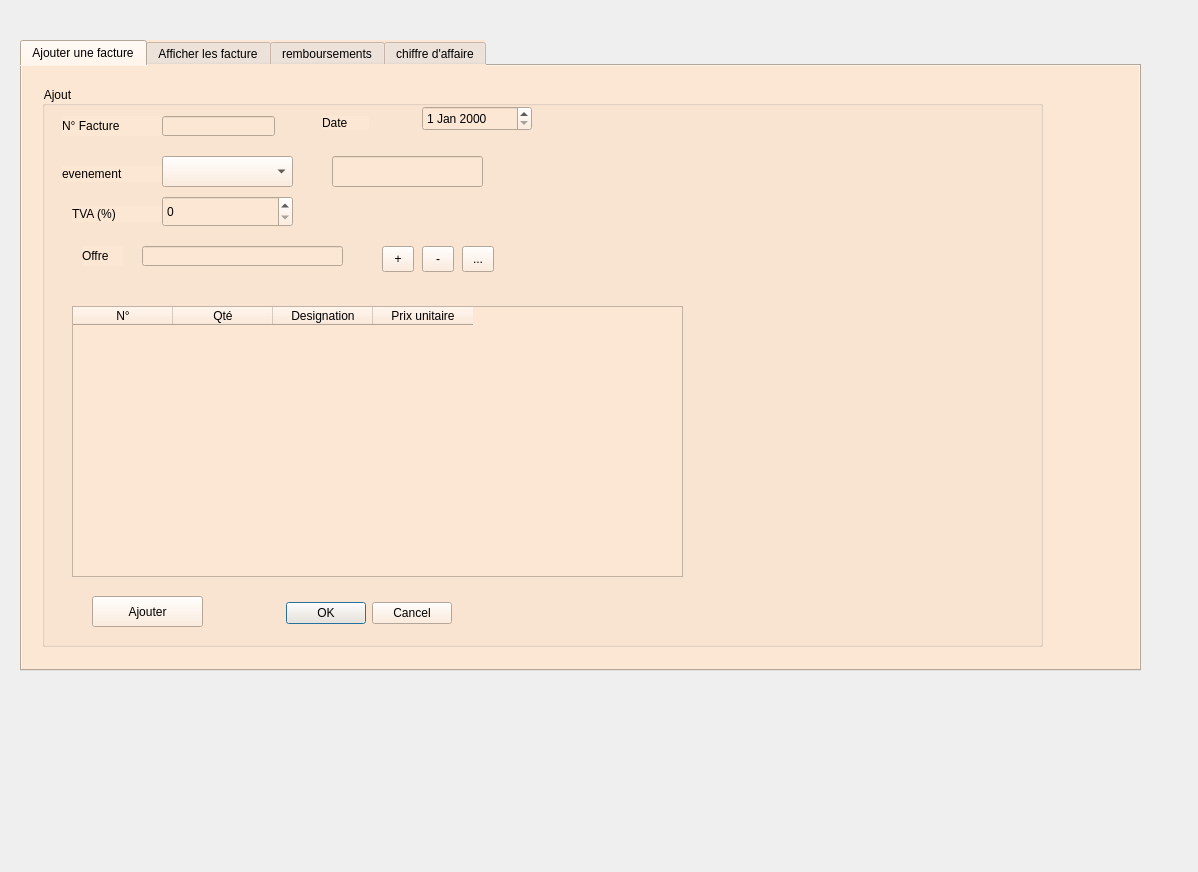
<?xml version="1.0" encoding="UTF-8"?>
<ui version="4.0">
 <class>mainwindow_facture</class>
 <widget class="QDialog" name="mainwindow_facture">
  <property name="geometry">
   <rect>
    <x>0</x>
    <y>0</y>
    <width>1198</width>
    <height>872</height>
   </rect>
  </property>
  <property name="windowTitle">
   <string>Dialog</string>
  </property>
  <widget class="QTabWidget" name="tabWidget">
   <property name="geometry">
    <rect>
     <x>20</x>
     <y>40</y>
     <width>1121</width>
     <height>631</height>
    </rect>
   </property>
   <property name="styleSheet">
    <string notr="true">background-color: rgb(252, 231, 212);</string>
   </property>
   <property name="currentIndex">
    <number>0</number>
   </property>
   <widget class="QWidget" name="tab">
    <attribute name="title">
     <string>Ajouter une facture</string>
    </attribute>
    <widget class="QGroupBox" name="af">
     <property name="geometry">
      <rect>
       <x>20</x>
       <y>20</y>
       <width>1001</width>
       <height>561</height>
      </rect>
     </property>
     <property name="title">
      <string>Ajout</string>
     </property>
     <widget class="QLabel" name="label">
      <property name="geometry">
       <rect>
        <x>20</x>
        <y>30</y>
        <width>101</width>
        <height>20</height>
       </rect>
      </property>
      <property name="text">
       <string>N° Facture</string>
      </property>
     </widget>
     <widget class="QLineEdit" name="nf">
      <property name="geometry">
       <rect>
        <x>120</x>
        <y>30</y>
        <width>113</width>
        <height>20</height>
       </rect>
      </property>
     </widget>
     <widget class="QPushButton" name="pb_ajouter">
      <property name="geometry">
       <rect>
        <x>50</x>
        <y>510</y>
        <width>111</width>
        <height>31</height>
       </rect>
      </property>
      <property name="text">
       <string>Ajouter</string>
      </property>
     </widget>
     <widget class="QLabel" name="label_10">
      <property name="geometry">
       <rect>
        <x>280</x>
        <y>30</y>
        <width>47</width>
        <height>14</height>
       </rect>
      </property>
      <property name="text">
       <string>Date</string>
      </property>
     </widget>
     <widget class="QLabel" name="label_12">
      <property name="geometry">
       <rect>
        <x>20</x>
        <y>80</y>
        <width>101</width>
        <height>16</height>
       </rect>
      </property>
      <property name="text">
       <string>evenement</string>
      </property>
     </widget>
     <widget class="QLabel" name="label_3">
      <property name="geometry">
       <rect>
        <x>40</x>
        <y>160</y>
        <width>41</width>
        <height>20</height>
       </rect>
      </property>
      <property name="text">
       <string>Offre</string>
      </property>
     </widget>
     <widget class="QToolButton" name="toolButton">
      <property name="geometry">
       <rect>
        <x>420</x>
        <y>160</y>
        <width>32</width>
        <height>26</height>
       </rect>
      </property>
      <property name="text">
       <string>...</string>
      </property>
     </widget>
     <widget class="QToolButton" name="toolButton_2">
      <property name="geometry">
       <rect>
        <x>340</x>
        <y>160</y>
        <width>32</width>
        <height>26</height>
       </rect>
      </property>
      <property name="text">
       <string>+</string>
      </property>
     </widget>
     <widget class="QToolButton" name="toolButton_3">
      <property name="geometry">
       <rect>
        <x>380</x>
        <y>160</y>
        <width>32</width>
        <height>26</height>
       </rect>
      </property>
      <property name="text">
       <string>-</string>
      </property>
     </widget>
     <widget class="QTableWidget" name="tablen">
      <property name="geometry">
       <rect>
        <x>30</x>
        <y>220</y>
        <width>611</width>
        <height>271</height>
       </rect>
      </property>
      <column>
       <property name="text">
        <string>N°</string>
       </property>
      </column>
      <column>
       <property name="text">
        <string>Qté</string>
       </property>
      </column>
      <column>
       <property name="text">
        <string>Designation</string>
       </property>
      </column>
      <column>
       <property name="text">
        <string>Prix unitaire</string>
       </property>
      </column>
     </widget>
     <widget class="QDialogButtonBox" name="buttonBox">
      <property name="geometry">
       <rect>
        <x>180</x>
        <y>510</y>
        <width>230</width>
        <height>34</height>
       </rect>
      </property>
      <property name="standardButtons">
       <set>QDialogButtonBox::Cancel|QDialogButtonBox::Ok</set>
      </property>
     </widget>
     <widget class="QLineEdit" name="off">
      <property name="geometry">
       <rect>
        <x>100</x>
        <y>160</y>
        <width>201</width>
        <height>20</height>
       </rect>
      </property>
     </widget>
     <widget class="QDateEdit" name="dateEdit">
      <property name="geometry">
       <rect>
        <x>380</x>
        <y>20</y>
        <width>110</width>
        <height>25</height>
       </rect>
      </property>
     </widget>
     <widget class="QComboBox" name="comboBox_events">
      <property name="geometry">
       <rect>
        <x>120</x>
        <y>70</y>
        <width>131</width>
        <height>31</height>
       </rect>
      </property>
     </widget>
     <widget class="QLineEdit" name="lineEdit_prix">
      <property name="geometry">
       <rect>
        <x>290</x>
        <y>70</y>
        <width>151</width>
        <height>31</height>
       </rect>
      </property>
      <property name="readOnly">
       <bool>true</bool>
      </property>
     </widget>
     <widget class="QLabel" name="label_14">
      <property name="geometry">
       <rect>
        <x>30</x>
        <y>120</y>
        <width>101</width>
        <height>16</height>
       </rect>
      </property>
      <property name="text">
       <string>TVA (%)</string>
      </property>
     </widget>
     <widget class="QSpinBox" name="spinBox_tva">
      <property name="geometry">
       <rect>
        <x>120</x>
        <y>110</y>
        <width>131</width>
        <height>31</height>
       </rect>
      </property>
     </widget>
    </widget>
   </widget>
   <widget class="QWidget" name="tab_2">
    <attribute name="title">
     <string>Afficher les facture</string>
    </attribute>
    <widget class="QTableView" name="tab_fac">
     <property name="geometry">
      <rect>
       <x>10</x>
       <y>20</y>
       <width>651</width>
       <height>331</height>
      </rect>
     </property>
    </widget>
    <widget class="QLabel" name="label_6">
     <property name="geometry">
      <rect>
       <x>680</x>
       <y>20</y>
       <width>91</width>
       <height>20</height>
      </rect>
     </property>
     <property name="text">
      <string>N° Facture</string>
     </property>
    </widget>
    <widget class="QLineEdit" name="nf2">
     <property name="geometry">
      <rect>
       <x>810</x>
       <y>20</y>
       <width>113</width>
       <height>20</height>
      </rect>
     </property>
    </widget>
    <widget class="QPushButton" name="modifier">
     <property name="geometry">
      <rect>
       <x>850</x>
       <y>290</y>
       <width>101</width>
       <height>31</height>
      </rect>
     </property>
     <property name="text">
      <string>modifier</string>
     </property>
    </widget>
    <widget class="QPushButton" name="pushButton">
     <property name="geometry">
      <rect>
       <x>40</x>
       <y>380</y>
       <width>101</width>
       <height>31</height>
      </rect>
     </property>
     <property name="text">
      <string>Trier</string>
     </property>
    </widget>
    <widget class="QComboBox" name="comboBox">
     <property name="geometry">
      <rect>
       <x>170</x>
       <y>380</y>
       <width>181</width>
       <height>31</height>
      </rect>
     </property>
     <item>
      <property name="text">
       <string>TVA</string>
      </property>
     </item>
     <item>
      <property name="text">
       <string>PRIX</string>
      </property>
     </item>
     <item>
      <property name="text">
       <string>ID_FACTURE</string>
      </property>
     </item>
    </widget>
    <widget class="QPushButton" name="pdf">
     <property name="geometry">
      <rect>
       <x>700</x>
       <y>290</y>
       <width>101</width>
       <height>31</height>
      </rect>
     </property>
     <property name="text">
      <string>pdf</string>
     </property>
    </widget>
    <widget class="QLineEdit" name="off_2">
     <property name="geometry">
      <rect>
       <x>800</x>
       <y>220</y>
       <width>201</width>
       <height>20</height>
      </rect>
     </property>
    </widget>
    <widget class="QSpinBox" name="spinBox_tva_2">
     <property name="geometry">
      <rect>
       <x>800</x>
       <y>170</y>
       <width>131</width>
       <height>31</height>
      </rect>
     </property>
    </widget>
    <widget class="QLabel" name="label_15">
     <property name="geometry">
      <rect>
       <x>680</x>
       <y>170</y>
       <width>101</width>
       <height>16</height>
      </rect>
     </property>
     <property name="text">
      <string>TVA (%)</string>
     </property>
    </widget>
    <widget class="QComboBox" name="comboBox_events_2">
     <property name="geometry">
      <rect>
       <x>780</x>
       <y>120</y>
       <width>131</width>
       <height>31</height>
      </rect>
     </property>
    </widget>
    <widget class="QLabel" name="label_16">
     <property name="geometry">
      <rect>
       <x>680</x>
       <y>120</y>
       <width>101</width>
       <height>21</height>
      </rect>
     </property>
     <property name="text">
      <string>evenement</string>
     </property>
    </widget>
    <widget class="QLabel" name="label_4">
     <property name="geometry">
      <rect>
       <x>680</x>
       <y>220</y>
       <width>41</width>
       <height>20</height>
      </rect>
     </property>
     <property name="text">
      <string>Offre</string>
     </property>
    </widget>
    <widget class="QDateEdit" name="dateEdit_2">
     <property name="geometry">
      <rect>
       <x>830</x>
       <y>70</y>
       <width>110</width>
       <height>25</height>
      </rect>
     </property>
    </widget>
    <widget class="QLineEdit" name="lineEdit_prix_2">
     <property name="geometry">
      <rect>
       <x>940</x>
       <y>120</y>
       <width>151</width>
       <height>31</height>
      </rect>
     </property>
     <property name="readOnly">
      <bool>true</bool>
     </property>
    </widget>
    <widget class="QLabel" name="label_7">
     <property name="geometry">
      <rect>
       <x>680</x>
       <y>70</y>
       <width>91</width>
       <height>20</height>
      </rect>
     </property>
     <property name="text">
      <string>date</string>
     </property>
    </widget>
    <widget class="QLineEdit" name="lineEdit">
     <property name="geometry">
      <rect>
       <x>170</x>
       <y>430</y>
       <width>181</width>
       <height>31</height>
      </rect>
     </property>
    </widget>
    <widget class="QLabel" name="label_5">
     <property name="geometry">
      <rect>
       <x>60</x>
       <y>430</y>
       <width>91</width>
       <height>31</height>
      </rect>
     </property>
     <property name="text">
      <string>recherche :</string>
     </property>
    </widget>
    <widget class="QPushButton" name="pushButton_chart">
     <property name="geometry">
      <rect>
       <x>980</x>
       <y>290</y>
       <width>112</width>
       <height>34</height>
      </rect>
     </property>
     <property name="text">
      <string>chart</string>
     </property>
    </widget>
    <widget class="QPushButton" name="pb_supprimer">
     <property name="geometry">
      <rect>
       <x>320</x>
       <y>530</y>
       <width>91</width>
       <height>31</height>
      </rect>
     </property>
     <property name="text">
      <string>Supprimer</string>
     </property>
    </widget>
    <widget class="QLabel" name="label_2">
     <property name="geometry">
      <rect>
       <x>50</x>
       <y>530</y>
       <width>111</width>
       <height>20</height>
      </rect>
     </property>
     <property name="text">
      <string>ID_Facture</string>
     </property>
    </widget>
    <widget class="QLineEdit" name="supp">
     <property name="geometry">
      <rect>
       <x>170</x>
       <y>530</y>
       <width>113</width>
       <height>20</height>
      </rect>
     </property>
    </widget>
   </widget>
   <widget class="QWidget" name="tab_4">
    <attribute name="title">
     <string>remboursements</string>
    </attribute>
    <widget class="QGroupBox" name="groupBox">
     <property name="geometry">
      <rect>
       <x>60</x>
       <y>70</y>
       <width>361</width>
       <height>431</height>
      </rect>
     </property>
     <property name="title">
      <string>creer nouveau</string>
     </property>
     <widget class="QLabel" name="label_8">
      <property name="geometry">
       <rect>
        <x>30</x>
        <y>70</y>
        <width>91</width>
        <height>20</height>
       </rect>
      </property>
      <property name="text">
       <string>id facture :</string>
      </property>
     </widget>
     <widget class="QComboBox" name="comboBox_remb">
      <property name="geometry">
       <rect>
        <x>180</x>
        <y>55</y>
        <width>111</width>
        <height>41</height>
       </rect>
      </property>
     </widget>
     <widget class="QLabel" name="label_9">
      <property name="geometry">
       <rect>
        <x>30</x>
        <y>190</y>
        <width>111</width>
        <height>20</height>
       </rect>
      </property>
      <property name="text">
       <string>pourcentage</string>
      </property>
     </widget>
     <widget class="QSpinBox" name="spinBox_remb">
      <property name="geometry">
       <rect>
        <x>180</x>
        <y>160</y>
        <width>111</width>
        <height>51</height>
       </rect>
      </property>
     </widget>
     <widget class="QPushButton" name="pushButton_remb">
      <property name="geometry">
       <rect>
        <x>100</x>
        <y>290</y>
        <width>112</width>
        <height>34</height>
       </rect>
      </property>
      <property name="text">
       <string>ajouter</string>
      </property>
     </widget>
     <widget class="QLabel" name="label_11">
      <property name="geometry">
       <rect>
        <x>30</x>
        <y>120</y>
        <width>101</width>
        <height>31</height>
       </rect>
      </property>
      <property name="text">
       <string>prix originale :</string>
      </property>
     </widget>
     <widget class="QLabel" name="label_13">
      <property name="geometry">
       <rect>
        <x>30</x>
        <y>240</y>
        <width>131</width>
        <height>31</height>
       </rect>
      </property>
      <property name="text">
       <string>valeur remboursé :</string>
      </property>
     </widget>
     <widget class="QLineEdit" name="lineEdit_prix_originale">
      <property name="geometry">
       <rect>
        <x>182</x>
        <y>114</y>
        <width>111</width>
        <height>31</height>
       </rect>
      </property>
      <property name="readOnly">
       <bool>true</bool>
      </property>
     </widget>
     <widget class="QLineEdit" name="lineEdit_valeur_rembourse">
      <property name="geometry">
       <rect>
        <x>180</x>
        <y>230</y>
        <width>111</width>
        <height>41</height>
       </rect>
      </property>
      <property name="readOnly">
       <bool>true</bool>
      </property>
     </widget>
    </widget>
    <widget class="QTableView" name="tableView_remb">
     <property name="geometry">
      <rect>
       <x>460</x>
       <y>80</y>
       <width>531</width>
       <height>351</height>
      </rect>
     </property>
    </widget>
    <widget class="QPushButton" name="pushButton_3">
     <property name="geometry">
      <rect>
       <x>460</x>
       <y>450</y>
       <width>112</width>
       <height>34</height>
      </rect>
     </property>
     <property name="text">
      <string>supprimer</string>
     </property>
    </widget>
   </widget>
   <widget class="QWidget" name="tab_5">
    <attribute name="title">
     <string>chiffre d'affaire</string>
    </attribute>
    <widget class="QGroupBox" name="groupBox_2">
     <property name="geometry">
      <rect>
       <x>480</x>
       <y>80</y>
       <width>591</width>
       <height>421</height>
      </rect>
     </property>
     <property name="title">
      <string>Bilan</string>
     </property>
     <widget class="QLabel" name="label_17">
      <property name="geometry">
       <rect>
        <x>30</x>
        <y>70</y>
        <width>341</width>
        <height>51</height>
       </rect>
      </property>
      <property name="styleSheet">
       <string notr="true">font: 75 12pt &quot;MS Shell Dlg 2&quot;;</string>
      </property>
      <property name="text">
       <string>prix totale des factures : </string>
      </property>
     </widget>
     <widget class="QLabel" name="label_prix_tot">
      <property name="geometry">
       <rect>
        <x>480</x>
        <y>80</y>
        <width>161</width>
        <height>51</height>
       </rect>
      </property>
      <property name="styleSheet">
       <string notr="true">font: 75 16pt &quot;MS Shell Dlg 2&quot;;</string>
      </property>
      <property name="text">
       <string>000</string>
      </property>
     </widget>
     <widget class="QLabel" name="label_prix_tva">
      <property name="geometry">
       <rect>
        <x>480</x>
        <y>140</y>
        <width>161</width>
        <height>51</height>
       </rect>
      </property>
      <property name="styleSheet">
       <string notr="true">font: 75 16pt &quot;MS Shell Dlg 2&quot;;</string>
      </property>
      <property name="text">
       <string>000</string>
      </property>
     </widget>
     <widget class="QLabel" name="label_20">
      <property name="geometry">
       <rect>
        <x>30</x>
        <y>130</y>
        <width>341</width>
        <height>51</height>
       </rect>
      </property>
      <property name="styleSheet">
       <string notr="true">font: 75 12pt &quot;MS Shell Dlg 2&quot;;</string>
      </property>
      <property name="text">
       <string>prix totale des factures + TVA: </string>
      </property>
     </widget>
     <widget class="QLabel" name="label_21">
      <property name="geometry">
       <rect>
        <x>30</x>
        <y>190</y>
        <width>441</width>
        <height>51</height>
       </rect>
      </property>
      <property name="styleSheet">
       <string notr="true">font: 75 12pt &quot;MS Shell Dlg 2&quot;;</string>
      </property>
      <property name="text">
       <string>somme de remboursements (perte) : </string>
      </property>
     </widget>
     <widget class="QLabel" name="label_remb">
      <property name="geometry">
       <rect>
        <x>480</x>
        <y>200</y>
        <width>161</width>
        <height>51</height>
       </rect>
      </property>
      <property name="styleSheet">
       <string notr="true">font: 75 16pt &quot;MS Shell Dlg 2&quot;;</string>
      </property>
      <property name="text">
       <string>000</string>
      </property>
     </widget>
     <widget class="QLabel" name="label_23">
      <property name="geometry">
       <rect>
        <x>110</x>
        <y>330</y>
        <width>341</width>
        <height>51</height>
       </rect>
      </property>
      <property name="styleSheet">
       <string notr="true">font: 75 12pt &quot;MS Shell Dlg 2&quot;;</string>
      </property>
      <property name="text">
       <string>chiffre d'affaire = </string>
      </property>
     </widget>
     <widget class="QLabel" name="label_fact_non_remb">
      <property name="geometry">
       <rect>
        <x>480</x>
        <y>250</y>
        <width>161</width>
        <height>51</height>
       </rect>
      </property>
      <property name="styleSheet">
       <string notr="true">font: 75 16pt &quot;MS Shell Dlg 2&quot;;</string>
      </property>
      <property name="text">
       <string>000</string>
      </property>
     </widget>
     <widget class="QLabel" name="label_25">
      <property name="geometry">
       <rect>
        <x>30</x>
        <y>240</y>
        <width>451</width>
        <height>71</height>
       </rect>
      </property>
      <property name="styleSheet">
       <string notr="true">font: 75 12pt &quot;MS Shell Dlg 2&quot;;</string>
      </property>
      <property name="text">
       <string>prix totale des factures non remboursés : </string>
      </property>
     </widget>
     <widget class="QLabel" name="label_CA">
      <property name="geometry">
       <rect>
        <x>360</x>
        <y>330</y>
        <width>161</width>
        <height>51</height>
       </rect>
      </property>
      <property name="styleSheet">
       <string notr="true">font: 75 16pt &quot;MS Shell Dlg 2&quot;;</string>
      </property>
      <property name="text">
       <string>000</string>
      </property>
     </widget>
    </widget>
    <widget class="QGroupBox" name="groupBox_3">
     <property name="geometry">
      <rect>
       <x>40</x>
       <y>150</y>
       <width>331</width>
       <height>211</height>
      </rect>
     </property>
     <property name="title">
      <string>periode</string>
     </property>
     <widget class="QRadioButton" name="radioButton">
      <property name="geometry">
       <rect>
        <x>40</x>
        <y>70</y>
        <width>191</width>
        <height>24</height>
       </rect>
      </property>
      <property name="text">
       <string>tous les annee</string>
      </property>
     </widget>
     <widget class="QRadioButton" name="radioButton_2">
      <property name="geometry">
       <rect>
        <x>40</x>
        <y>120</y>
        <width>120</width>
        <height>24</height>
       </rect>
      </property>
      <property name="text">
       <string>annee</string>
      </property>
     </widget>
     <widget class="QSpinBox" name="spinBox">
      <property name="geometry">
       <rect>
        <x>190</x>
        <y>120</y>
        <width>101</width>
        <height>25</height>
       </rect>
      </property>
      <property name="minimum">
       <number>2015</number>
      </property>
      <property name="maximum">
       <number>2023</number>
      </property>
     </widget>
    </widget>
   </widget>
  </widget>
 </widget>
 <resources/>
 <connections/>
</ui>
